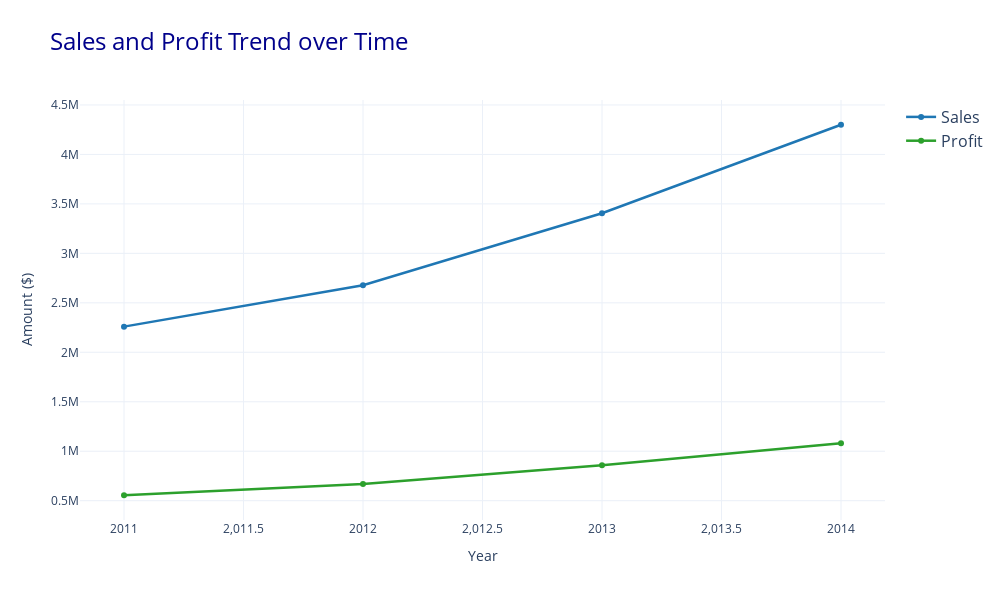

Here is the notebook cell this chart was saved with:
### Code cell
# Create a line chart to visualize the trend of sales and profit over time using plotly 
fig = go.Figure()

# Sales Line
fig.add_trace(go.Scatter(
    x=sales_profit_trend.index,   # X-axis values: Date or Year
    y=sales_profit_trend['Sales'], # Y-axis: Sales values
    mode='lines+markers', # Connect points with lines and show markers (dots)
    name='Sales', # Legend label
    line=dict(color='#1f77b4', width=2.5) # Line style (blue, thickness 2.5)
))

# Profit Line
fig.add_trace(go.Scatter(
    x=sales_profit_trend.index,  # X-axis values: Date or Year
    y=sales_profit_trend['Profit'], # Y-axis: Sales values
    mode='lines+markers', # Connect points with lines and show markers (dots)
    name='Profit', # Legend label
    line=dict(color='#2ca02c', width=2.5) # Line style (blue, thickness 2.5)
))

# Layout and Styling
fig.update_layout(
    title='Sales and Profit Trend over Time', # Adds a main title
    title_font=dict(size=24, color='darkblue'), # Makes the title big and blue
    xaxis_title='Year', # Label of x-axes
    yaxis_title='Amount ($)', # Label of y-axes
    legend=dict(font=dict(size=16)),  # Sets font size for the legend
    template='plotly_white', # Gives a clean white background
    width=1000, # Figure size (width)
    height=600 # Figur size (height)
)

fig.show()

### Figure 1 — Plotly figure (JSON) as saved in the notebook; plotly's stock layout.template omitted (floating-point values rounded to 4 significant figures)
{"data": [{"line": {"color": "#1f77b4", "width": 2.5}, "mode": "lines+markers", "name": "Sales", "type": "scatter", "x": [2011, 2012, 2013, 2014], "y": [2259000.0, 2677000.0, 3406000.0, 4300000.0]}, {"line": {"color": "#2ca02c", "width": 2.5}, "mode": "lines+markers", "name": "Profit", "type": "scatter", "x": [2011, 2012, 2013, 2014], "y": [555200.0, 668500.0, 857600.0, 1080000.0]}], "layout": {"height": 600, "legend": {"font": {"size": 16}}, "title": {"font": {"color": "darkblue", "size": 24}, "text": "Sales and Profit Trend over Time"}, "width": 1000, "xaxis": {"title": {"text": "Year"}}, "yaxis": {"title": {"text": "Amount ($)"}}}}
